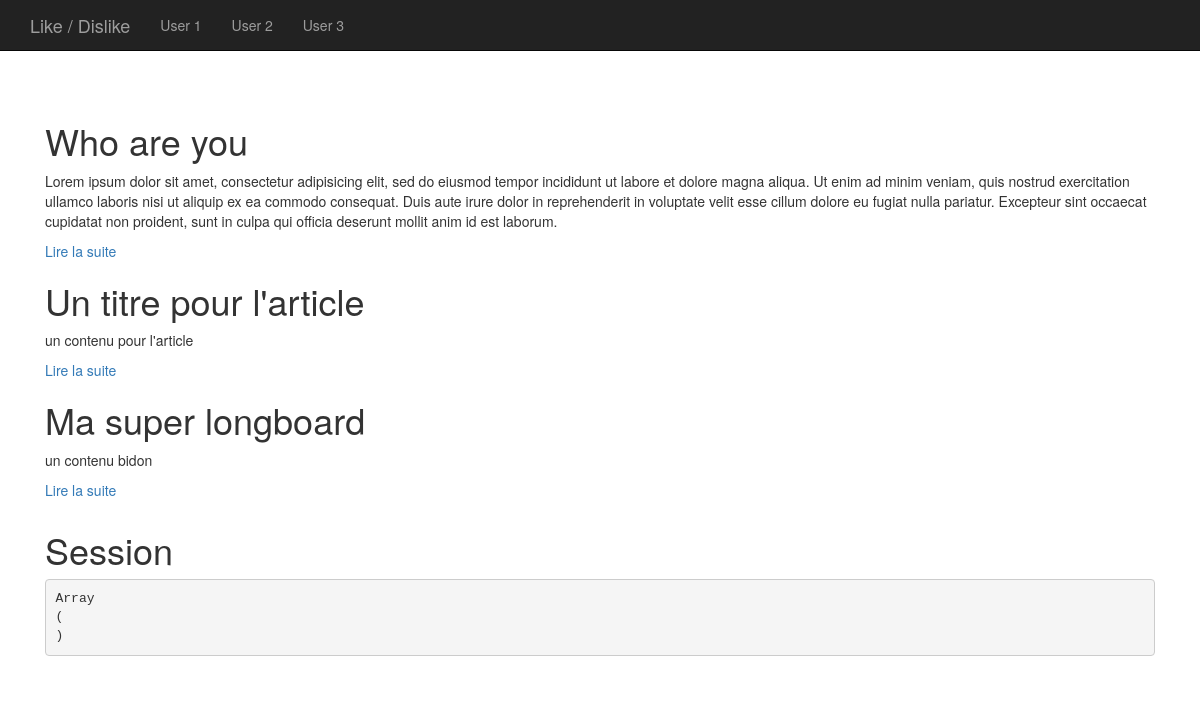
The page / on the database its author committed.
### tables this page shows
CREATE TABLE `articles` (
  `id` int(11) NOT NULL,
  `title` varchar(255) NOT NULL,
  `content` longtext NOT NULL,
  `date` datetime DEFAULT NULL,
  `category_id` int(11) DEFAULT NULL,
  `like_count` int(11) NOT NULL DEFAULT '0',
  `dislike_count` int(11) NOT NULL DEFAULT '0'
);

### views/posts/index.php (the view)
<?php
$req = $pdo->query('SELECT * FROM articles');
foreach($req->fetchAll() as $post):
?>
<article>
	 <h1><?= $post->title; ?></h1>
	 <p><?= $post->content; ?></p>
	 <p>
	 	<a href="?p=single&id=<?= $post->id; ?>">Lire la suite</a>
	 </p>
</article>
<?php endforeach; ?>

### index.php (shortened to what this page needs)
<?php
require __DIR__.'/debug.php';
$page = isset($_GET['p']) ? $_GET['p'] : 'index';
$view = __DIR__.'/views/posts/'. $page . '.php';
$layout = __DIR__.'/views/layouts/'. LAYOUT . '.php';
if(file_exists($view))
{
	require_once($view);
}
$content = ob_get_clean();
if(file_exists($layout))
{
	require_once($layout);
}

### views/layouts/default.php (shortened to what this page needs)
<!DOCTYPE html>
<html lang="en">
<head>
    <link rel="stylesheet" type="text/css" href="/assets/css/bootstrap.min.css">
    <link rel="stylesheet" href="/assets/css/app.css">
    <link rel="stylesheet" href="/assets/css/font-awesome.min.css">
</head>
<body>
	   <nav class="navbar navbar-inverse navbar-static-top">
          <div class="container">
            <div class="navbar-header">
              <a class="navbar-brand" href="/">Like / Dislike</a>
            </div>
            <div id="navbar" class="navbar-collapse collapse">
              <ul class="nav navbar-nav">
				         <li><a href="?p=index&user=1">User 1</a></li>
                 <li><a href="?p=index&user=2"">User 2</a></li>
                 <li><a href="?p=index&user=3"">User 3</a></li>
              </ul>
            </div>
          </div>
        </nav>
  	  <div class="container" style="padding:30px;">
          <?= $content; ?>
          <h1>Session</h1>
          <?php debug($_SESSION); ?>
      </div>
</body>
</html>

### debug.php (shortened to what this page needs)
<?php
function debug($arr, $die = false)
{
	echo '<pre>';
	print_r($arr);
	echo '</pre>';
}

### rows shown on the page
articles: title "Who are you", content "Lorem ipsum dolor sit amet, consectetur adipisicing elit, sed do eiusmod tempor incididunt ut labore et dolore magna aliqua. Ut enim ad minim veniam, quis nostrud exercitation ullamco laboris nisi ut aliquip ex ea commodo consequat. Duis aute irure dolor in reprehenderit in voluptate velit esse cillum dolore eu fugiat nulla pariatur. Excepteur sint occaecat cupidatat non proident, sunt in culpa qui officia deserunt mollit anim id est laborum."
articles: title "Un titre pour l'article", content "un contenu pour l'article"
articles: title "Ma super longboard", content "un contenu bidon"
